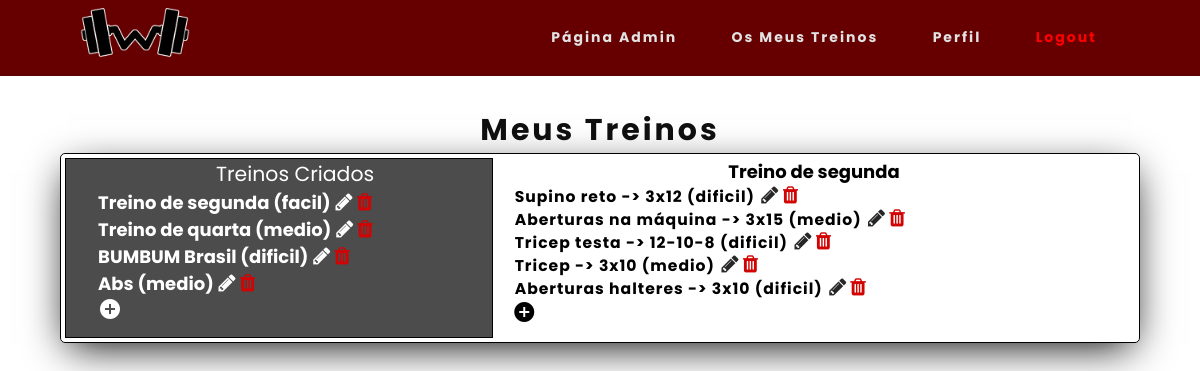
Screenshot of /meustreinos.php?id=40 (signed in) with the database file from the repository.
### tables this page shows
CREATE TABLE `treinos` (
  `id` int(11) NOT NULL,
  `id_utilizador` int(11) NOT NULL,
  `titulo` varchar(50) NOT NULL,
  `descricao` text DEFAULT NULL,
  `dificuldade` text NOT NULL,
  `imagem` text DEFAULT NULL
);

CREATE TABLE `exercicios` (
  `id_exerc` int(11) NOT NULL,
  `id_treino` int(11) NOT NULL,
  `nome` varchar(255) NOT NULL,
  `series_rep` varchar(255) NOT NULL,
  `dificuldade` varchar(255) NOT NULL,
  `imagem` text DEFAULT NULL
);

### meustreinos.php (the view, shortened to what this page needs)
<?php
include "cabecalho.php";
?>
<body class="opa">
    <div class="contentMeusTreinos">
        <table>
            <thead>
                <h2>Meus Treinos</h2>
            </thead>
            <tr>
                <td>
                    <div class="meusTreinosLeft">
                        <p style="font-size: 1.7vw;text-align:center;color:white">Treinos Criados</p>
                        <?php
                        $db = mysqli_connect('localhost', 'root', '', 'workout');
                        $user = $_SESSION['username'];
                        $query = "SELECT id FROM utilizadores WHERE username='$user'";
                        $result = mysqli_query($db, $query);
                        $row = mysqli_fetch_row($result);
                        $id = $row[0];
                        $sql = "SELECT * FROM treinos WHERE id_utilizador=$id";
                        if ($result = $db->query($sql)) {
                            while ($row = $result->fetch_assoc()) {
                        ?>
                                <div class="nome_treino">
                                    <a href="meustreinos.php?id=<?php echo $row["id"] ?>">
                                        <form action="meustreinos.php" method="post">
                                            <div class="dormir"><b><?php echo $row["titulo"].' ('.$row["dificuldade"].')' ?></b>
                                    </a>
                                    <a href="editarTreino.php?id=<?php echo $row["id"] ?>" class="editarTreino"><i style="font-size: 20px;" class="fa fa-pencil" aria-hidden="true"></i></a>
                                    <button type="submit" name="apagarTreino" class="apagarButton"><i style="font-size: 20px;" class="fa fa-trash" aria-hidden="true" onClick="apagarex();"></i></button>
                                </div>
                    </div>
            <?php
                            }
                        }
            ?>
            <div>
                <p><a href="adicionarTreino.php"><i class="material-icons">add_circle</i></a></p>
            </div>
    <div class="meusTreinosRight">
        <?php
        if (isset($_REQUEST['id'])) {
            $id = $_REQUEST['id'];
            $sql = "SELECT * FROM exercicios WHERE id_treino=$id";
            $username = $_SESSION['username'];
            $query = "SELECT id FROM utilizadores WHERE username='$username'";
            $result = mysqli_query($db, $query);
            $row = mysqli_fetch_row($result);
            $id_user = $row[0];
            $query = "SELECT * FROM treinos WHERE id_utilizador='$id_user' AND id='$id'";
            $result4 = mysqli_query($db, $query);
            if (mysqli_num_rows($result4) == 1) {
                if ($result = $db->query($sql)) {
                    $query = "SELECT titulo FROM treinos WHERE id='$id'";
                    $result3 = mysqli_query($db, $query);
                    $row = mysqli_fetch_row($result3);
                    $titulo = $row[0];
                    $result2 = mysqli_query($db, $query);
                    if (mysqli_num_rows($result2) == 1) {
        ?>
                        <p class="titulo"> <?php echo $titulo ?></p>
                        <?php
                        while ($row = $result->fetch_assoc()) {
                        ?>
                            <div class="nome_exercicio">
                                <form action="meustreinos.php" method="post">
                                    <p><?php echo $row["nome"] ?> -> <?php echo $row["series_rep"].' ('.$row["dificuldade"].')' ?> </p>
                                    <a href="editarExercicio.php?id=<?php echo $row["id_exerc"] ?>" class="editarTreino"><i style="font-size: 20px;" class="fa fa-pencil" aria-hidden="true"></i></a>
                                    <button type="submit" name="apagarExercicio" class="apagarButton"><i style="font-size: 20px;" class="fa fa-trash" aria-hidden="true" onClick="apagarex();"></i></button>
                                </form>
                            </div>
                <?php
                        }
                    }
                }
            } else {
                ?>
                <p style="font-size: 1.5vw" class="treino_inacessivel"><b>Treino inacessível</b></p>
            <?php
            }
            ?>
            <p style="padding-left:3%;"><a href="adicionarExercicio.php?id=<?php echo $id ?>"><i class="material-icons">add_circle</i></a></p> <?php
            } else {
                ?>
                <p class="NoTreino">Selecione ou crie um treino</p>
                <?php
            }
        ?>
    </div>
</body>

### cabecalho.php (shortened to what this page needs)
<!Doctype HTML>
<head>
    <link href="css/style.css" type="text/css" rel="stylesheet" />
    <link rel="stylesheet" href="https://cdnjs.cloudflare.com/ajax/libs/font-awesome/4.7.0/css/font-awesome.min.css">
</head>
<body>
    <nav>
        <?php
        if (isset($_SESSION['username']) && $_SESSION['tipoUtilizador'] == 0) {
            echo
                '<div class="logo">
            <div><a href="index.php"><img src="img\workout_ico.png"></a></div>
        </div>
        <ul class="nav-links">
            <li><a href="meustreinos.php" >Os Meus Treinos</a></li>
            <li><a href="perfil.php">Perfil</a></li>
            <li><a href="tprofessor.php">Tornar Professor</a></li>
            <li><a href="index.php?logout" style="color:red";>Logout</a></li>
        </ul>';
        }
        else if (isset($_SESSION['tipoUtilizador']) && $_SESSION['tipoUtilizador']==2) {
            echo
            '<div class="logo">
            <div><a href="index.php"><img src="img\workout_ico.png"></a></div>
        </div>
        <ul class="nav-links">
            <li><a href="adminpage.php" >Página Admin</a></li>
            <li><a href="meustreinos.php" >Os Meus Treinos</a></li>
            <li><a href="perfil.php">Perfil</a></li>
            <li><a href="index.php?logout" style="color:red";>Logout</a></li>
        </ul>';
        }
        ?>
    </nav>

### css/style.css (style rules this page uses)
* { margin: 0px; padding: 0px; box-sizing: border-box; list-style: none; text-decoration: none; }
nav { display: flex; justify-content: space-around; align-items: center; min-height: 8vh; background-color: #660000; font-family: "Poppins", sans-serif; position: fixed; top: 0; width: 100%; box-shadow: 0px 2px #610101; }
h2 { font-family: "Poppins", sans-serif; letter-spacing: 3px; color: rgb(219, 217, 217); }
div p { font-family: "Poppins", sans-serif; color: rgb(92, 92, 92); }
.contentMeusTreinos { padding-top: 5%; }
.logo img { width: 40%; height: 100%; }
.nav-links { display: flex; justify-content: space-around; width: 50%; }
.nav-links li { list-style: none; }
.nav-links a { color: rgb(226, 226, 226); text-decoration: none; letter-spacing: 2px; font-weight: bold; font-size: 14px; }
@media screen and (max-width: 1400px) { .contentMeusTreinos { padding-top: 9%; } }
html, body { overflow-x: hidden; }
.material-icons { width: 40px; height: 40px; color: white; }
.meusTreinosRight .material-icons { width: 40px; height: auto; color: black; }
.meusTreinosLeft a { font-size: 1.5vw; text-decoration: none; font-family: "poppins"; color: white; }
.contentMeusTreinos { width: 90%; display: table; margin: auto; height: auto; }
.opa { overflow-x: visible; }
.meusTreinosLeft { border: 1px solid black; }
.nome_exercicio { padding-left: 3%; }
.contentMeusTreinos .meusTreinosLeft { width: 40%; padding-left: 3%; float: left; background-color: rgb(77, 76, 76); display: table-cell; height:100%; }
.contentMeusTreinos .meusTreinosRight { width: 60%; float: right; background-color: white; display: table-cell; }
.contentMeusTreinos h2 { color: rgb(15, 15, 15); font-weight: bold; text-align: center; margin: auto; font-size: 30px; font-family: "poppins"; }
.contentMeusTreinos table { padding-top: 2%; width: 100%; padding: 2px; box-shadow: 0px 11px 39px -8px rgba(0, 0, 0, 0.99); border: 1px solid black; border-radius: 5px; height: 100%; }
.contentMeusTreinos table td { height: auto; }
.nome_treino a { font-size: 1.5vw; }
.nome_treino { height: auto; display: block; }
.dormir { display: inline-block; }
.nome_exercicio { height: auto; display: block; }
.titulo { font-size: 1.5vw; color: black; font-family: "poppins"; font-weight: bold; text-align: center; }
.nome_exercicio p { font-family: "poppins"; font-weight: bold; color: black; padding: 0vw 0.2vw 0vw 0.2vw; font-size: 1.3vw; border-radius: 6px; letter-spacing: 1px; display: inline-block; }
.apagarButton { border: 0; color: rgb(209, 3, 3); background-color: Transparent; background-repeat: no-repeat; border: none; cursor: pointer; overflow: hidden; outline: none; }
.editarTreino { background-color: Transparent; background-repeat: no-repeat; border: none; cursor: pointer; overflow: hidden; outline: none; color: rgb(39, 39, 39); }

### rows the page displays
treinos: titulo "Treino de segunda", dificuldade "facil"
treinos: titulo "Treino de quarta", dificuldade "medio"
treinos: titulo "BUMBUM Brasil", dificuldade "dificil"
treinos: titulo "Abs", dificuldade "medio"
exercicios: nome "Supino reto", series_rep "3x12", dificuldade "dificil"
exercicios: nome "Aberturas na máquina", series_rep "3x15", dificuldade "medio"
exercicios: nome "Tricep testa", series_rep "12-10-8", dificuldade "dificil"
exercicios: nome "Tricep", series_rep "3x10", dificuldade "medio"
exercicios: nome "Aberturas halteres", series_rep "3x10", dificuldade "dificil"
